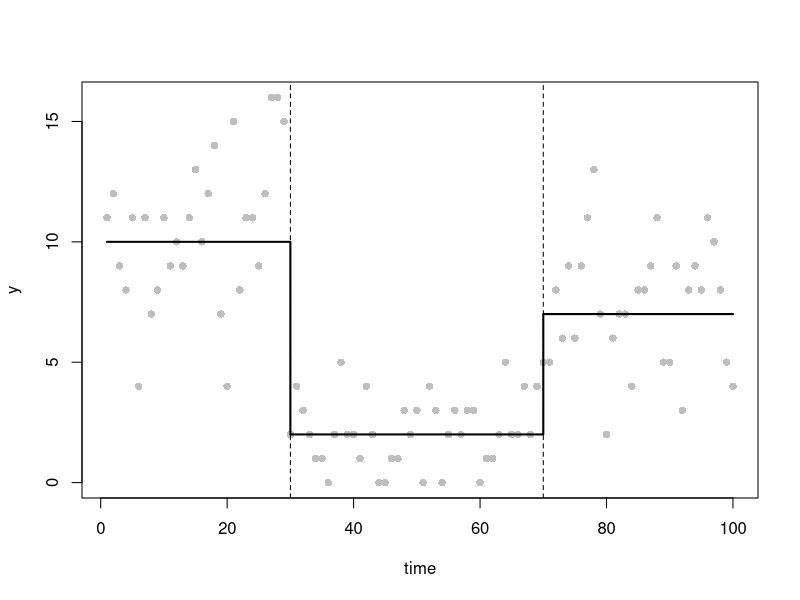
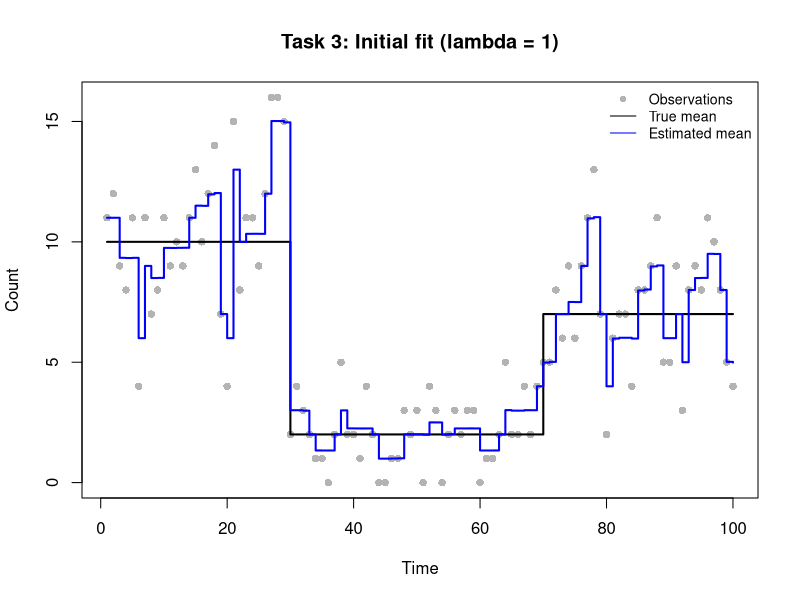
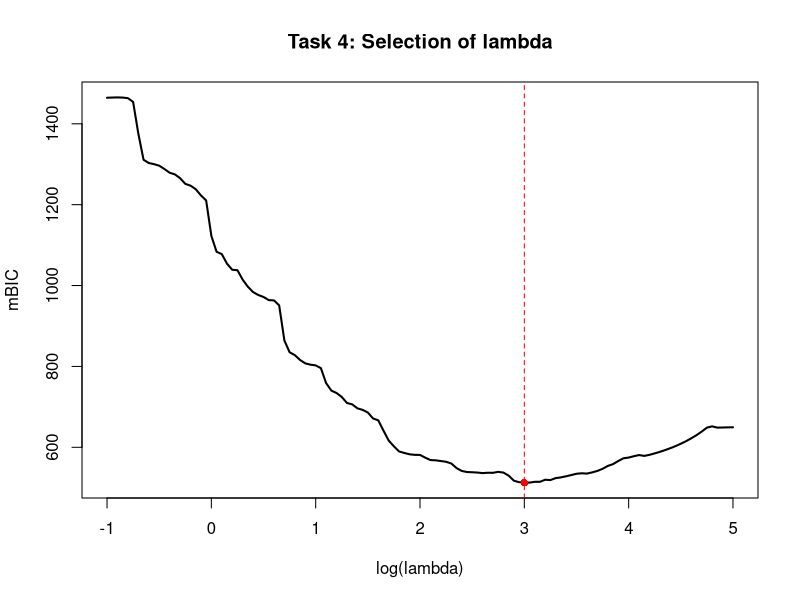
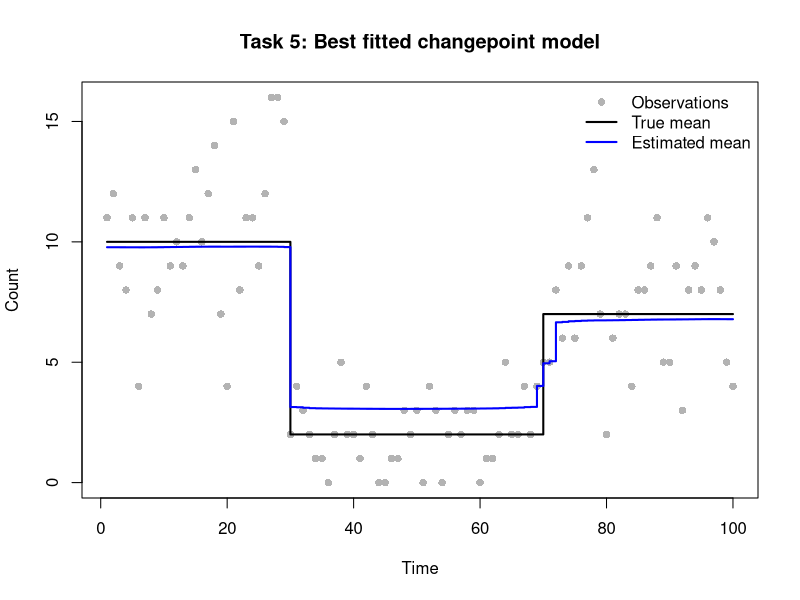
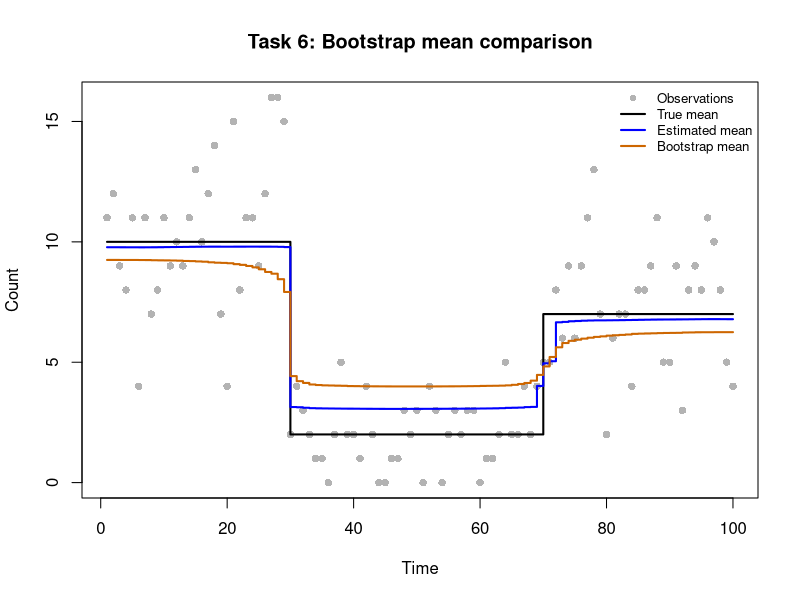
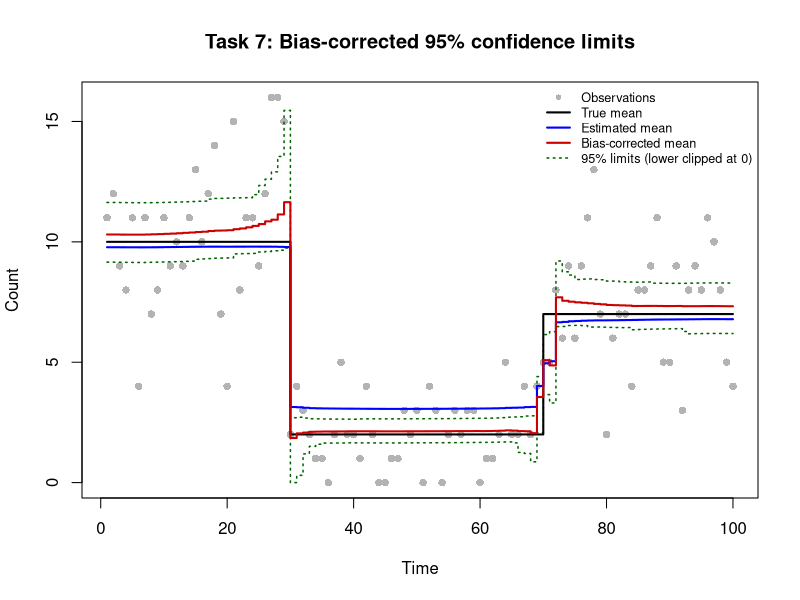

Recreate these plots in R, in order.
t_start <- proc.time()
#Task 1: Simulate data from a poisson changepoint model
set.seed(12345)
n <- 100
time <- 1:n

# Define the true changepoints and segment means
tau_true <- c(1, 30, 70, n+1)  ## cpt positions (with tau_0 and tau_{m+1})
m_true <- length(tau_true)-2  ## number of cpts (m)
theta_true <- c(10, 2, 7)  ## segment parameters (theta_1, theta_2, theta_3)

# construct the piecewise constant mean function
mu_true <- numeric(n)  ## mean function

for(i in seq_along(theta_true))
  mu_true[tau_true[i]:(tau_true[i+1]-1)] <- theta_true[i]
y <- rpois(n, lambda = mu_true)  ## simulate data y

# plot the observations, true mean and changepoint locations
plot(time, y, pch = 16, col = "grey")
lines(mu_true, col="black", lwd=2, type ="s")
abline(v = tau_true[-c(1,length(tau_true))], lty="dashed")

#Task 2: Smoothed LASSO objective and its derivatives

# Compute the penalised negative Poisson log-likelihood
# The cimulative sum of beta gives the log-mean at each time point
# Only beta[2:n]is penalised, since beta[1] is the baseline
poission_lasso_objective <- function(beta, y, lambda = 1, eps = 1e-6) {
  eta <- cumsum(beta)
  mu <- exp(eta)
  neg_loglik <- sum(mu - y * eta + lgamma(y + 1))
  penalty <- lambda * sum(sqrt(beta[-1L]^2 + eps))
  neg_loglik + penalty
}

# Compute the gradient of the penalised objective
# Reverse cumulative sums give the derivatives of the likelihood
# The smoothed LASSO derivative is added for beta[2:n]
poission_lasso_grad <- function(beta, y, lambda = 1, eps = 1e-6) {
  mu <- exp(cumsum(beta))
  gradient <- rev(cumsum(rev(mu - y)))
  gradient[-1L] <- gradient[-1L] +
    lambda * beta[-1L] / sqrt(beta[-1L]^2 + eps)
  gradient
}

# Compute the Hessian matrix of the penalised objective
# Each likelihood entry sums mu from max(i,j) to n
poission_lasso_hess <- function(beta, y, lambda = 1, eps = 1e-6) {
  p <- length(beta)
  mu <- exp(cumsum(beta))
  tail_mu <- rev(cumsum(rev(mu)))
  max_index <- outer(seq_len(p), seq_len(p), FUN = pmax)
  H <- matrix(tail_mu[as.vector(max_index)], nrow = p, ncol = p)
  j <- seq.int(2L, p)
  H[cbind(j, j)] <- H[cbind(j, j)] +
    lambda * eps / (beta[j]^2 + eps)^(3 / 2)
  H
}

# Check the analytical derivatives using central finite differences
# Start from a constant-mean model with no initial changepoints
beta_start <- c(log(mean(y)), rep(0, n - 1L))

# Test the baseline and three selected change parameters
check_idx <- c(1L, 30L, 70L, 100L)
h <- 1e-6

# Approximate the gradient using difference in objective values
numeric_grad <- sapply(check_idx, function(j) {
  bp <- beta_start
  bm <- beta_start
  bp[j] <- bp[j] + h
  bm[j] <- bm[j] - h
  (poission_lasso_objective(bp, y) -
      poission_lasso_objective(bm, y)) / (2 * h)
})
analytic_grad <- poission_lasso_grad(beta_start, y)
grad_error <- max(abs(numeric_grad - analytic_grad[check_idx]))

# Approximate Hessian columns using differences in gradients
numeric_hess_cols <- sapply(check_idx, function(j) {
  bp <- beta_start
  bm <- beta_start
  bp[j] <- bp[j] + h
  bm[j] <- bm[j] - h
  (poission_lasso_grad(bp, y) - poission_lasso_grad(bm, y)) / (2 * h)
})
analytic_hess <- poission_lasso_hess(beta_start, y)
hess_error <- max(abs(numeric_hess_cols - analytic_hess[, check_idx]))

# Report the largest errors and stop if they exceed tolerance
cat("Finite-difference gradient max error:", grad_error, "\n")
cat("Finite-difference Hessian max error:", hess_error, "\n")
stopifnot(grad_error < 1e-3, hess_error < 1e-2)


# Task 3: Initial model fitting with lambda=1

# Fit the penalised Poisson model using BFGS
# If optimisation fails to converge, restart from the last estimate
# with an increased iteration limit
fit_poisson <- function(y, lambda, start) {
  fit <- optim(par = start,
               fn = poission_lasso_objective,
               gr = poission_lasso_grad,
               y = y, lambda = lambda, eps = 1e-6,
               method = "BFGS",
               control = list(maxit = 2000, reltol = 1e-9))
  if (fit$convergence != 0L) {
    fit <- optim(par = fit$par,
                 fn = poission_lasso_objective,
                 gr = poission_lasso_grad,
                 y = y, lambda = lambda, eps = 1e-6,
                 method = "BFGS",
                 control = list(maxit = 4000, reltol = 1e-9))
  }
  fit
}

# Fit the model with the initial penalty lambda=1
fit_initial <- fit_poisson(y, lambda = 1, start = beta_start)

# Check convergence and the remaining gradient magnitude
cat("Task 3 BFGS convergence code:", fit_initial$convergence, "\n")
cat("Task 3 maximum absolute gradient:",
    max(abs(poission_lasso_grad(fit_initial$par, y, lambda = 1))), "\n")
if (fit_initial$convergence != 0L) stop("Task 3 did not converge.")

# Recover the estimated mean from the fitted log-mean parameters
mu_initial <- exp(cumsum(fit_initial$par))

# Compare observations with the ture and estimated mean functions
plot(
  time, y,
  pch = 16, col = "grey70",
  xlab = "Time", ylab = "Count",
  main = "Task 3: Initial fit (lambda = 1)"
)

lines(time, mu_true, col = "black", lwd = 2, type = "s")
lines(time, mu_initial, col = "blue", lwd = 2, type = "s")

legend(
  "topright",
  legend = c("Observations", "True mean", "Estimated mean"),
  col = c("grey70", "black", "blue"),
  pch = c(16, NA, NA),
  lty = c(NA, 1, 1),
  cex = 0.85,
  bty = "n"
)


#task4 Penalty selection via grid search and mBIC

#generate the 121 lambda values
log_lambda_grid <- seq(-1, 5, by = 0.05)
lambda_grid <- exp(log_lambda_grid)
n_lambda <- length(lambda_grid)

# Store the results for each penalty value
mbic_values <- rep(NA_real_, n_lambda)
edf_values <- rep(NA_real_, n_lambda)
loglik_values <- rep(NA_real_, n_lambda)
convergence_codes <- rep(NA_integer_, n_lambda)

# Use warm starts to improve optimisation efficiency.
beta_current <- beta_start

for (i in seq_along(lambda_grid)) {
  lambda_current <- lambda_grid[i]
  # Fit the penalised Poisson model(by BFGS)
  fit <- fit_poisson(
    y = y,
    lambda = lambda_current,
    start = beta_current
  )
  
  # Record the convergence and skip unsuccessful fits
  convergence_codes[i] <- fit$convergence
  
  if (fit$convergence != 0L) {
    warning(paste("Optimisation failed at lambda =", lambda_current))
    next
  }
  
  # Extract the estimated parameters and update the parameters
  beta_hat <- fit$par
  beta_current <- beta_hat
  
  # Compute Hessians
  H_lambda <- poission_lasso_hess(
    beta_hat, y, lambda = lambda_current
  )
  
  H_0 <- poission_lasso_hess(
    beta_hat, y, lambda = 0
  )
  
  # Compute the effective degrees of freedom
  # Handle possible numerical failures when solving the Hessian system.
  edf <- tryCatch(
    sum(diag(solve(H_lambda, H_0))),#compute the trace(H_lambda^{-1} * H_0)
    error = function(e) {
      warning(paste("EDF calculation failed at lambda =", lambda_current))
      NA_real_
    }
  )
  
  if (!is.finite(edf)) next
  
  # Evaluate the unpenalised log-likelihood
  loglik <- -poission_lasso_objective(
    beta_hat, y, lambda = 0
  )
  
  # Compute the effective number of changepoints
  m_tilde <- edf - 1
  
  # Modified BIC
  mbic <- 3 * m_tilde * log(length(y)) - 2 * loglik
  
  # Results
  edf_values[i] <- edf
  loglik_values[i] <- loglik
  mbic_values[i] <- mbic
}

# Combine the results
q4_results <- data.frame(
  log_lambda = log_lambda_grid,
  lambda = lambda_grid,
  EDF = edf_values,
  mBIC = mbic_values,
  convergence = convergence_codes
)

# Check that valid results are available
valid_index <- which(is.finite(mbic_values))

if (length(valid_index) == 0L) {
  stop("No valid mBIC values were obtained.")
}

best_index <- valid_index[
  which.min(mbic_values[valid_index])
]

lambda_best <- lambda_grid[best_index]
log_lambda_best <- log_lambda_grid[best_index]
edf_best <- edf_values[best_index]
m_tilde_best <- edf_best - 1

# Display the selected model
cat("Best lambda:", lambda_best, "\n")
cat("Best log(lambda):", log_lambda_best, "\n")
cat("Minimum mBIC:", mbic_values[best_index], "\n")
cat("Effective degrees of freedom:", edf_best, "\n")
cat("Effective number of changepoints:", m_tilde_best, "\n")
cat("Number of invalid mBIC values:",
    sum(!is.finite(mbic_values)), "\n")
cat("Number of failed optimisations:",
    sum(convergence_codes != 0L, na.rm = TRUE), "\n")

# Plot mBIC against log(lambda)
plot(log_lambda_grid, mbic_values,
     type = "l",
     lwd = 2,
     xlab = "log(lambda)",
     ylab = "mBIC",
     main = "Task 4: Selection of lambda")

abline(v = log_lambda_best, col = "red", lty = 2)
points(log_lambda_best, mbic_values[best_index],
       col = "red", pch = 16)


#task5 Optimal model refitting and changepoint identification

# Refit the model
fit_best <- fit_poisson(
  y = y,
  lambda = lambda_best,
  start = beta_start
)

# Check the convergence
cat("Task 5 BFGS convergence code:", fit_best$convergence, "\n")

if (fit_best$convergence != 0L) {
  stop("Task 5 optimisation did not converge.")
}
# Extra check for the lambda
if (any(convergence_codes != 0L) ||
    any(!is.finite(mbic_values))) {
  warning("Some grid search results are invalid. Inspect Task 4.")
}
# Extract the estimated parameters
beta_best <- fit_best$par

# Compute the estimated mean function
mu_best <- exp(cumsum(beta_best))

# Estimate the number of changepoints
m_hat <- floor(m_tilde_best)

# Identify the changepoints using the largest absolute coefficients
beta_changes <- abs(beta_best[-1L])

if (m_hat > 0L) {
  sorted_index <- order(beta_changes, decreasing = TRUE)
  tau_hat <- sort(sorted_index[seq_len(m_hat)] + 1L)
} else {
  tau_hat <- integer(0)
}

# Display the estimated changepoints
cat("Selected lambda:", lambda_best, "\n")
cat("Estimated number of changepoints:", m_hat, "\n")
cat("Estimated changepoint locations:", tau_hat, "\n")
cat("Task 5 maximum absolute gradient:",
    max(abs(poission_lasso_grad(beta_best, y, lambda = lambda_best))), "\n")

# Plot the observations, true mean and estimated mean
plot(time, y,
     pch = 16,
     col = "grey70",
     xlab = "Time",
     ylab = "Count",
     main = "Task 5: Best fitted changepoint model")

lines(time, mu_true, col = "black", lwd = 2, type = "s")
lines(time, mu_best, col = "blue", lwd = 2, type = "s")

legend("topright",
       legend = c("Observations", "True mean", "Estimated mean"),
       col = c("grey70", "black", "blue"),
       pch = c(16, NA, NA),
       lty = c(NA, 1, 1),
       lwd = c(NA, 2, 2),
       bty = "n")


# Task 6: Parametric bootstrap and bias correction

# Simulate from the best fitted model using a fixed penalty.
B <- 200L
n_obs <- length(y)

# Check the fitted values and required inputs.
stopifnot(
  length(time) == n_obs,
  length(mu_true) == n_obs,
  length(mu_best) == n_obs,
  length(beta_best) == n_obs,
  all(is.finite(mu_best)),
  all(mu_best > 0),
  is.finite(lambda_best),
  lambda_best > 0
)

set.seed(20261117)

# Store one fitted mean function per bootstrap replicate.
mu_boot <- matrix(NA_real_, nrow = B, ncol = n_obs)
boot_convergence <- integer(B)
boot_max_gradient <- numeric(B)

# Simulate Poisson data and refit with the original estimates.
boot_elapsed <- system.time({
  for (b in seq_len(B)) {
    y_sim <- rpois(n_obs, lambda = mu_best)
    fit_sim <- fit_poisson(
      y = y_sim,
      lambda = lambda_best,
      start = beta_best
    )
    
    boot_convergence[b] <- fit_sim$convergence
    if (fit_sim$convergence != 0L) {
      stop(sprintf("Task 6: bootstrap fit %d did not converge.", b))
    }
    
    # Check the gradient after the initial BFGS fit.
    grad_sim <- max(abs(poission_lasso_grad(
      fit_sim$par, y_sim, lambda = lambda_best
    )))
    
    # Refine fits with comparatively large gradients.
    # The threshold is a diagnostic choice, not a convergence rule.
    if (grad_sim > 0.1) {
      fit_refined <- optim(
        par = fit_sim$par,
        fn = poission_lasso_objective,
        gr = poission_lasso_grad,
        y = y_sim,
        lambda = lambda_best,
        eps = 1e-6,
        method = "BFGS",
        control = list(maxit = 4000, reltol = 1e-12)
      )
      
      # Keep the refined fit only if it converged and improved.
      if (fit_refined$convergence == 0L &&
          is.finite(fit_refined$value) &&
          fit_refined$value <= fit_sim$value) {
        fit_sim <- fit_refined
      }
    }
    
    mu_sim <- exp(cumsum(fit_sim$par))
    if (any(!is.finite(mu_sim)) || any(mu_sim <= 0)) {
      stop(sprintf("Task 6: invalid mean at bootstrap fit %d.", b))
    }
    
    mu_boot[b, ] <- mu_sim
    boot_max_gradient[b] <- max(abs(poission_lasso_grad(
      fit_sim$par, y_sim, lambda = lambda_best
    )))
  }
})[["elapsed"]]

# Average fitted means across bootstrap samples.
mu_bar <- colMeans(mu_boot)

# Estimate bootstrap bias and correct the fitted mean.
bootstrap_bias <- mu_bar - mu_best
mu_bc <- mu_best - bootstrap_bias

# Compute pointwise 2.5% and 97.5% bootstrap quantiles.
percentile_limits <- apply(
  mu_boot, 2L, quantile,
  probs = c(0.025, 0.975), names = FALSE
)
q_L <- percentile_limits[1L, ]
q_U <- percentile_limits[2L, ]

# Form basic bootstrap intervals using reflected quantiles.
# Keep the original limits for statistical reporting.
q_L_bc <- 2 * mu_best - q_U
q_U_bc <- 2 * mu_best - q_L

stopifnot(
  all(is.finite(mu_bc)),
  all(is.finite(q_L_bc)),
  all(is.finite(q_U_bc)),
  all(q_L_bc <= q_U_bc)
)

cat("Task 6 completed bootstrap fits:",
    sum(boot_convergence == 0L), "of", B, "\n")
cat("Task 6 bootstrap elapsed time (seconds):",
    round(boot_elapsed, 2), "\n")
cat("Task 6 maximum absolute gradient:",
    signif(max(boot_max_gradient), 4), "\n")

# Compare observations, true mean and fitted mean functions.
plot(time, y,
     pch = 16, col = "grey70",
     ylim = range(c(0, y, mu_true, mu_best, mu_bar)),
     xlab = "Time", ylab = "Count",
     main = "Task 6: Bootstrap mean comparison")
lines(time, mu_true, col = "black", lwd = 2, type = "s")
lines(time, mu_best, col = "blue", lwd = 2, type = "s")
lines(time, mu_bar, col = "darkorange3", lwd = 2, type = "s")
legend("topright",
       legend = c("Observations", "True mean", "Estimated mean",
                  "Bootstrap mean"),
       col = c("grey70", "black", "blue", "darkorange3"),
       pch = c(16, NA, NA, NA),
       lty = c(NA, 1, 1, 1),
       lwd = c(NA, 2, 2, 2),
       cex = 0.8, bty = "n")

cat("Task 6 plot displayed.\n")

# Task 7: Final plot with bias-corrected confidence limits

# Means from Poisson models cannot be negative. The basic bootstrap
# interval may nevertheless have a negative lower limit near a change.
# Clip lower limits only for plotting; keep q_L_bc unchanged.
negative_lower_idx <- which(q_L_bc < 0)
q_L_bc_plot <- pmax(0, q_L_bc)

if (length(negative_lower_idx) > 0L) {
  cat("Task 7 negative lower limits:",
      length(negative_lower_idx), "\n")
  cat("Task 7 affected time points:",
      paste(time[negative_lower_idx], collapse = ", "), "\n")
  cat("Task 7 lower limits clipped to 0 for plotting only.\n")
}

# Include all displayed curves when setting the y-axis range.
final_ylim <- range(c(0, y, mu_true, mu_best, mu_bc,
                      q_L_bc_plot, q_U_bc))

plot(time, y,
     pch = 16, col = "grey70", ylim = final_ylim,
     xlab = "Time", ylab = "Count",
     main = "Task 7: Bias-corrected 95% confidence limits")

# Draw interval bounds before the fitted mean curves.
lines(time, q_L_bc_plot, col = "darkgreen", lwd = 1.5,
      lty = 3, type = "s")
lines(time, q_U_bc, col = "darkgreen", lwd = 1.5,
      lty = 3, type = "s")
lines(time, mu_true, col = "black", lwd = 2, type = "s")
lines(time, mu_best, col = "blue", lwd = 2, type = "s")
lines(time, mu_bc, col = "red3", lwd = 2, type = "s")

# Disclose the plotting-only truncation in the legend.
limits_label <- if (length(negative_lower_idx) > 0L) {
  "95% limits (lower clipped at 0)"
} else {
  "95% corrected limits"
}

legend("topright",
       legend = c("Observations", "True mean", "Estimated mean",
                  "Bias-corrected mean", limits_label),
       col = c("grey70", "black", "blue", "red3", "darkgreen"),
       pch = c(16, NA, NA, NA, NA),
       lty = c(NA, 1, 1, 1, 3),
       lwd = c(NA, 2, 2, 2, 1.5),
       cex = 0.76, bty = "n")

cat("Task 7 plot displayed.\n")
t_total <- proc.time() - t_start
print(t_total)
cat("Total elapsed time (s):", t_total["elapsed"], "\n")
